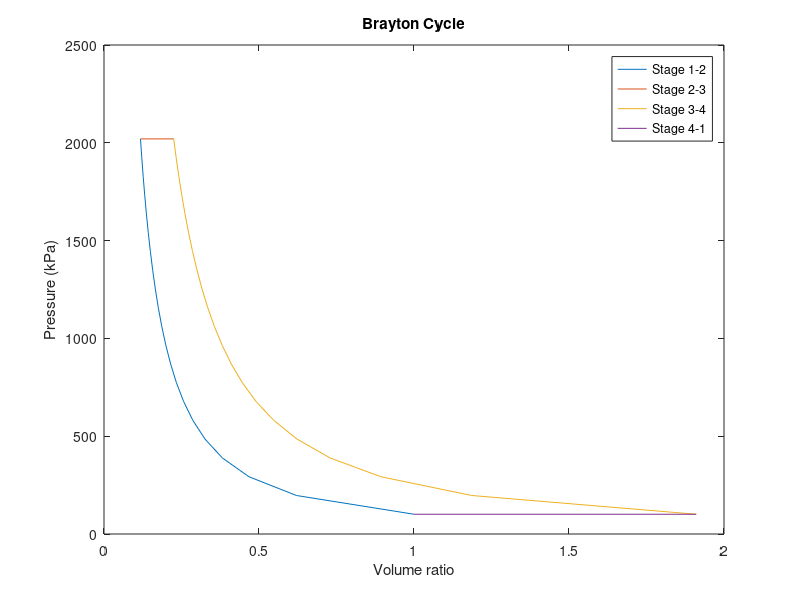

The MATLAB source for this figure:
Isentropic_ratio = 20; %P2/P1
I_r = 1;%Isentropic ratio placeholder for when finding v decrease from  point 1 to point 2
T_amb = 273.15+10; %Degrees K
P_amb = 101; %kPa
T_max = 1000+273.15;%max temp at T3 in kelvin
gama = 1.4; %gama for air is 1.4
P2 = Isentropic_ratio*P_amb;%finding P2
Cp = 7/2*8.3;%R = 8.3J/(mol*K)

P_1_2 = P_amb:(P2-P_amb)/Isentropic_ratio:P2;%make a vector of pressures from P1 tot P2
V_1_2 = (P_1_2/P_amb).^(-1/gama);%make vector of Volumes from 1 to 2

%find V2, T2
V2 = V_1_2(end);
T2 = T_amb*(1/(V2))^(gama-1);

%find P3 and V3
P3 = P2;
V3 = (T_max/T2)*(V2);

P_3_4 = P3:(P_amb-P3)/Isentropic_ratio:P_amb;%make vector of pressures from 3 to 4
V_3_4 = V3.*(P_3_4./P3).^(-1/gama);%make vector of volumes from 3 to 4

%find P4 and V4
V4 = V_3_4(end);
P4 = P_3_4(end);

%plot everything
plot(V_1_2,P_1_2)
hold on
plot([V2 V3], [P2 P3])
plot(V_3_4,P_3_4)
plot([V4 V_1_2(1)], [P4 P_amb])
xlabel('Volume ratio')
ylabel('Pressure (kPa)')
title('Brayton Cycle')
legend('Stage 1-2', 'Stage 2-3', 'Stage 3-4', 'Stage 4-1')
hold off 

%find areas
Int_1_2 = abs(trapz(V_1_2, P_1_2));
Int_2_3 = abs(trapz([V2 V3], [P2 P3]));
Int_3_4 = abs(trapz(V_3_4, P_3_4));
Int_4_1 = abs(trapz([V_3_4(end) V_1_2(1)], [P_3_4(end) P_amb]));

%calculate efficiency as 1-Qout/Qin
Eff = 1 - Int_4_1/Int_2_3
